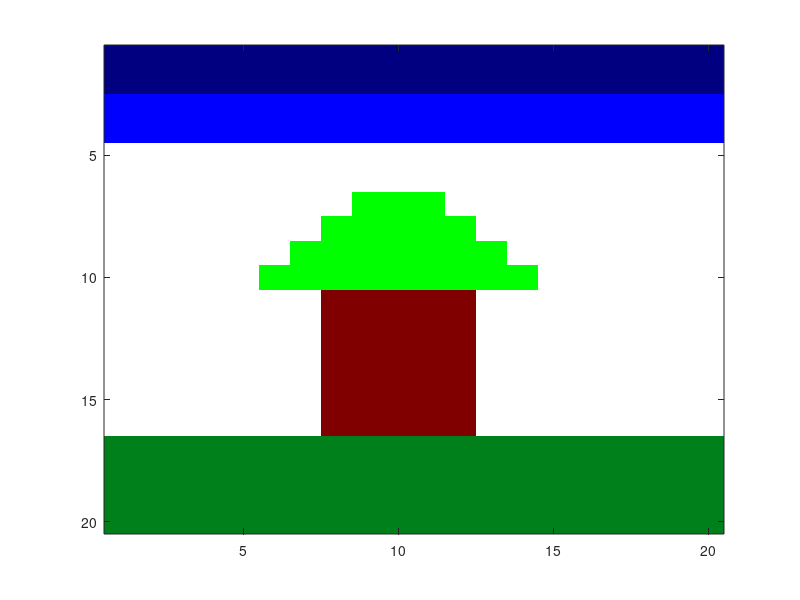

Source code (MATLAB):
C = zeros(20,20,3); % 1-R 2-G 3-B
C(:,:,:) = 255;

%sky
C(1:2,:,:) = 0;
C(3:4,:,:) = 0;

C(1:2,:,3) = 0.5;
C(3:4,:,3) = 1;

%ground
C(17:20,:,1) = 0;
C(17:20,:,2) = 0.5;
C(17:20,:,3) = 0.1;


%trr trunk
C(11:16, 8:12, 1) = 0.5;
C(11:16, 8:12, 2) = 0;
C(11:16, 8:12, 3) = 0;


% leaves
a=0;
C(10, 6:14, :) = a;
C(9, 7:13, :) = a;
C(8, 8:12, :) = a;
C(7, 9:11, :) = a;

a = 1;
C(10, 6:14, 2) = a;
C(9, 7:13, 2) = a;
C(8, 8:12, 2) = a;
C(7, 9:11, 2) = a;

%https://www.mathworks.com/matlabcentral/answers/342072-how-to-create-an-rgb-image

rgbImage = cat(3, C(:,:,1), C(:,:,2), C(:,:,3));

image(rgbImage)
